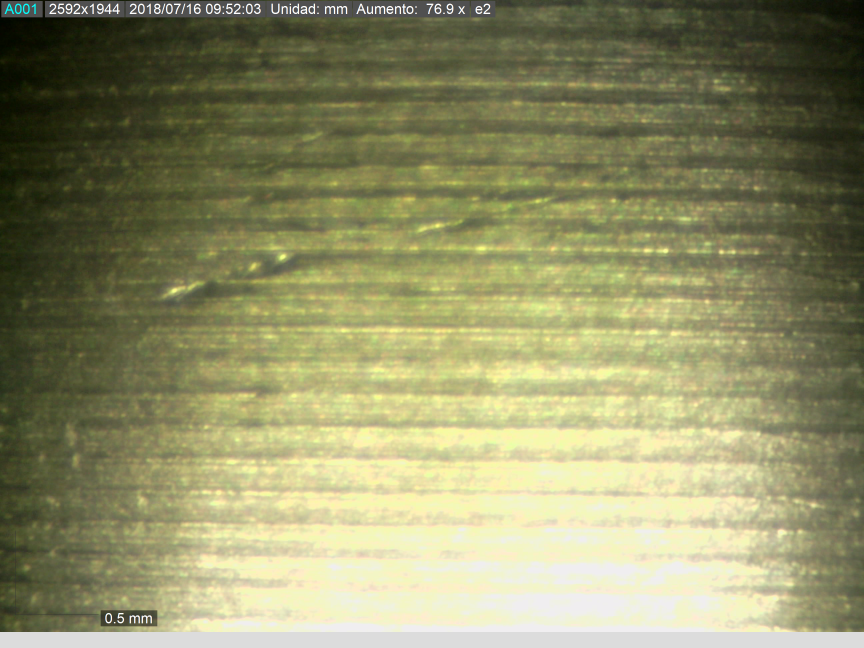
#> input picture Gargon/data/figura1_exterior1_0.tif, 2592 x 1944 px (shown at 1/3 size); its folder holds only this picture in this run
$ python roughness_classifier.py   (older library calls are emulated)
#> lines starting #> are read from the running program, lines starting #| are printed output that depends on the picture
"""
Roughness Surface Classifier
Script untuk menganalisis, mengklasifikasi, dan memisahkan gambar permukaan
berdasarkan tingkat kekasaran (kasar vs halus) menggunakan GLCM dan LBP

Author: Nouzen
Date: 2026
"""

import cv2
import numpy as np
import pandas as pd
import matplotlib.pyplot as plt
from pathlib import Path
from skimage.feature import graycomatrix, graycoprops, local_binary_pattern
from skimage import img_as_ubyte
import json
from tqdm import tqdm
import shutil
import warnings
warnings.filterwarnings('ignore')


# ============================================================================
# CONFIGURATION & PATHS
# ============================================================================

PROJECT_ROOT = Path(__file__).parent.parent
DATA_FOLDER = PROJECT_ROOT / "data"
ROUGHNESS_KASAR_FOLDER = DATA_FOLDER / "roughness_kasar"
ROUGHNESS_HALUS_FOLDER = DATA_FOLDER / "roughness_halus"
ANALYSIS_OUTPUT_FOLDER = PROJECT_ROOT / "analysis_results"

# Buat folder output jika belum ada
ANALYSIS_OUTPUT_FOLDER.mkdir(exist_ok=True)

# File hasil analisis
ANALYSIS_CSV = ANALYSIS_OUTPUT_FOLDER / "texture_analysis_results.csv"
ANALYSIS_JSON = ANALYSIS_OUTPUT_FOLDER / "texture_analysis_detailed.json"
CLASSIFICATION_REPORT = ANALYSIS_OUTPUT_FOLDER / "classification_report.txt"


# ============================================================================
# 1. FEATURE EXTRACTION FUNCTIONS (dari texture_analyzer.py)
# ============================================================================

def extract_glcm_features(image_gray, distances=[1], angles=[0, np.pi/4, np.pi/2, 3*np.pi/4]):
    """Ekstraksi fitur GLCM"""
    image_gray = img_as_ubyte(image_gray)
    glcm = graycomatrix(image_gray, distances=distances, angles=angles,
                        levels=256, symmetric=True, normed=True)

    contrast = graycoprops(glcm, 'contrast').mean()
    homogeneity = graycoprops(glcm, 'homogeneity').mean()
    energy = graycoprops(glcm, 'energy').mean()
    correlation = graycoprops(glcm, 'correlation').mean()

    return {
        'Contrast': contrast,
        'Homogeneity': homogeneity,
        'Energy': energy,
        'Correlation': correlation
    }


def extract_lbp_features(image_gray, radius=1, n_points=8, method='uniform'):
    """Ekstraksi fitur LBP"""
    image_gray = img_as_ubyte(image_gray)
    lbp_map = local_binary_pattern(image_gray, n_points, radius, method=method)

    lbp_hist, _ = np.histogram(lbp_map.ravel(),
                               bins=np.arange(0, n_points + 3),
                               range=(0, n_points + 2))
    lbp_hist = lbp_hist.astype(float) / lbp_hist.sum()

    lbp_mean = np.mean(lbp_map)
    lbp_std = np.std(lbp_map)
    lbp_entropy = -np.sum(lbp_hist[lbp_hist > 0] * np.log2(lbp_hist[lbp_hist > 0]))

    return {
        'LBP_Mean': lbp_mean,
        'LBP_Std': lbp_std,
        'LBP_Entropy': lbp_entropy
    }


def preprocess_image(image_path, target_size=(256, 256)):
    """Preprocessing gambar"""
    img = cv2.imread(str(image_path), cv2.IMREAD_GRAYSCALE)

    if img is None:
        return None

    if target_size is not None:
        img = cv2.resize(img, (target_size[1], target_size[0]),
                        interpolation=cv2.INTER_AREA)

    return img


# ============================================================================
# 2. ROUGHNESS CLASSIFICATION
# ============================================================================

def classify_roughness(glcm_features, lbp_features):
    """
    Klasifikasi tingkat kekasaran berdasarkan fitur GLCM dan LBP.

    Logika:
    - KASAR: Contrast tinggi, Energy rendah, LBP Entropy tinggi
    - HALUS: Contrast rendah, Energy tinggi, LBP Entropy rendah, Homogeneity tinggi

    Returns:
    --------
    classification : str ('kasar' atau 'halus')
    confidence : float (0.0 - 1.0)
    """

    # Ekstrak fitur kunci
    contrast = glcm_features['Contrast']
    homogeneity = glcm_features['Homogeneity']
    energy = glcm_features['Energy']
    lbp_entropy = lbp_features['LBP_Entropy']
    lbp_std = lbp_features['LBP_Std']

    # Hitung scoring untuk kasar dan halus
    # Permukaan KASAR: tinggi contrast, rendah homogeneity, tinggi LBP entropy
    roughness_score = (contrast * 0.4) + (lbp_entropy * 0.3) + (lbp_std * 0.3)

    # Permukaan HALUS: rendah contrast, tinggi homogeneity, rendah LBP entropy
    smoothness_score = (homogeneity * 0.4) + (energy * 0.3) + ((1 - lbp_entropy/10) * 0.3)

    # Normalisasi dan tentukan klasifikasi
    total_score = roughness_score + smoothness_score
    if total_score == 0:
        confidence = 0.5
        classification = 'unknown'
    else:
        roughness_prob = roughness_score / total_score
        confidence = max(roughness_prob, 1 - roughness_prob)
        classification = 'kasar' if roughness_prob > 0.5 else 'halus'

    return classification, confidence


def analyze_all_images(verbose=True):
    """
    Analisis semua gambar di folder data dan klasifikasikan berdasarkan kekasaran.

    Returns:
    --------
    results_df : DataFrame dengan hasil analisis semua gambar
    """

    # Cari semua gambar
    image_files = list(DATA_FOLDER.glob("*.tif")) + \
                  list(DATA_FOLDER.glob("*.jpg")) + \
                  list(DATA_FOLDER.glob("*.png"))

    # Filter gambar di subfolder
    image_files = [f for f in image_files
                  if not f.parent.name.startswith('roughness_')]

    image_files = sorted(image_files)

    if verbose:
        print(f"\n{'='*70}")
        print(f"SURFACE ROUGHNESS CLASSIFICATION SYSTEM")
        print(f"{'='*70}")
        print(f"\n[INFO] Ditemukan {len(image_files)} gambar untuk dianalisis\n")

    results = []

    # Iterate setiap gambar
    for idx, image_path in enumerate(tqdm(image_files, desc="Processing images")):
        try:
            # Preprocessing
            img_gray = preprocess_image(image_path)
            if img_gray is None:
                continue

            # Ekstrak fitur
            glcm_features = extract_glcm_features(img_gray)
            lbp_features = extract_lbp_features(img_gray)

            # Klasifikasi
            classification, confidence = classify_roughness(glcm_features, lbp_features)

            # Simpan hasil
            result = {
                'Filename': image_path.name,
                'FilePath': str(image_path),
                'Classification': classification,
                'Confidence': confidence,
                'GLCM_Contrast': glcm_features['Contrast'],
                'GLCM_Homogeneity': glcm_features['Homogeneity'],
                'GLCM_Energy': glcm_features['Energy'],
                'GLCM_Correlation': glcm_features['Correlation'],
                'LBP_Mean': lbp_features['LBP_Mean'],
                'LBP_Std': lbp_features['LBP_Std'],
                'LBP_Entropy': lbp_features['LBP_Entropy']
            }
            results.append(result)

        except Exception as e:
            if verbose:
                print(f"Error processing {image_path.name}: {str(e)}")
            continue

    # Convert ke DataFrame
    results_df = pd.DataFrame(results)

    if verbose:
        print(f"\n✓ Analisis selesai untuk {len(results)} gambar\n")

    return results_df


# ============================================================================
# 3. ORGANIZE & COPY IMAGES
# ============================================================================

def organize_classified_images(results_df, verbose=True):
    """
    Copy/organize gambar ke folder berdasarkan klasifikasi (kasar/halus).
    """

    if verbose:
        print("\n[ORGANIZING] Memisahkan gambar ke folder berdasarkan klasifikasi...\n")

    kasar_count = 0
    halus_count = 0

    for idx, row in results_df.iterrows():
        source_path = Path(row['FilePath'])
        classification = row['Classification']

        # Tentukan folder tujuan
        if classification == 'kasar':
            dest_folder = ROUGHNESS_KASAR_FOLDER
            kasar_count += 1
        elif classification == 'halus':
            dest_folder = ROUGHNESS_HALUS_FOLDER
            halus_count += 1
        else:
            continue

        # Copy gambar
        dest_path = dest_folder / source_path.name
        if not dest_path.exists():
            shutil.copy2(source_path, dest_path)

    if verbose:
        print(f"✓ Gambar KASAR: {kasar_count} file → {ROUGHNESS_KASAR_FOLDER.name}/")
        print(f"✓ Gambar HALUS: {halus_count} file → {ROUGHNESS_HALUS_FOLDER.name}/")
        print(f"✓ Total: {kasar_count + halus_count} file terorganisir\n")

    return kasar_count, halus_count


# ============================================================================
# 4. GENERATE REPORTS
# ============================================================================

def generate_reports(results_df, kasar_count, halus_count, verbose=True):
    """
    Generate laporan analisis dalam format CSV, JSON, dan TXT.
    """

    if verbose:
        print("[REPORTING] Membuat laporan analisis...\n")

    # ---- SAVE CSV ----
    results_df.to_csv(ANALYSIS_CSV, index=False)
    if verbose:
        print(f"✓ CSV Report: {ANALYSIS_CSV}")

    # ---- SAVE JSON ----
    results_json = {
        'metadata': {
            'total_images': len(results_df),
            'kasar_count': kasar_count,
            'halus_count': halus_count,
            'unknown_count': len(results_df) - kasar_count - halus_count
        },
        'statistics': {
            'GLCM_Contrast_Mean': float(results_df['GLCM_Contrast'].mean()),
            'GLCM_Contrast_Std': float(results_df['GLCM_Contrast'].std()),
            'GLCM_Homogeneity_Mean': float(results_df['GLCM_Homogeneity'].mean()),
            'GLCM_Energy_Mean': float(results_df['GLCM_Energy'].mean()),
            'LBP_Entropy_Mean': float(results_df['LBP_Entropy'].mean()),
            'Average_Confidence': float(results_df['Confidence'].mean())
        },
        'results': results_df.to_dict(orient='records')
    }

    with open(ANALYSIS_JSON, 'w') as f:
        json.dump(results_json, f, indent=2)
    if verbose:
        print(f"✓ JSON Report: {ANALYSIS_JSON}")

    # ---- SAVE TEXT REPORT ----
    with open(CLASSIFICATION_REPORT, 'w') as f:
        f.write("="*70 + "\n")
        f.write("SURFACE ROUGHNESS CLASSIFICATION REPORT\n")
        f.write("="*70 + "\n\n")

        f.write("SUMMARY\n")
        f.write("-"*70 + "\n")
        f.write(f"Total Images Analyzed:  {len(results_df)}\n")
        f.write(f"Rough (Kasar):          {kasar_count} ({100*kasar_count/len(results_df):.1f}%)\n")
        f.write(f"Smooth (Halus):         {halus_count} ({100*halus_count/len(results_df):.1f}%)\n")
        f.write(f"Unknown:                {len(results_df)-kasar_count-halus_count}\n\n")

        f.write("FEATURE STATISTICS\n")
        f.write("-"*70 + "\n")
        f.write(f"GLCM Contrast       - Mean: {results_df['GLCM_Contrast'].mean():.6f}, Std: {results_df['GLCM_Contrast'].std():.6f}\n")
        f.write(f"GLCM Homogeneity    - Mean: {results_df['GLCM_Homogeneity'].mean():.6f}, Std: {results_df['GLCM_Homogeneity'].std():.6f}\n")
        f.write(f"GLCM Energy         - Mean: {results_df['GLCM_Energy'].mean():.6f}, Std: {results_df['GLCM_Energy'].std():.6f}\n")
        f.write(f"LBP Entropy         - Mean: {results_df['LBP_Entropy'].mean():.6f}, Std: {results_df['LBP_Entropy'].std():.6f}\n")
        f.write(f"Avg Confidence      - {results_df['Confidence'].mean():.6f}\n\n")

        # High-confidence classifications
        f.write("HIGH-CONFIDENCE CLASSIFICATIONS (>80%)\n")
        f.write("-"*70 + "\n")
        high_conf = results_df[results_df['Confidence'] > 0.80]
        f.write(f"Kasar (High Conf):   {len(high_conf[high_conf['Classification']=='kasar'])} images\n")
        f.write(f"Halus (High Conf):   {len(high_conf[high_conf['Classification']=='halus'])} images\n\n")

        # Detailed results
        f.write("DETAILED CLASSIFICATION RESULTS\n")
        f.write("-"*70 + "\n")
        for idx, row in results_df.iterrows():
            f.write(f"{row['Filename']:<40} | {row['Classification']:<8} | Conf: {row['Confidence']:.2%}\n")

    if verbose:
        print(f"✓ Text Report: {CLASSIFICATION_REPORT}")
        print()


# ============================================================================
# 5. VISUALIZATION
# ============================================================================

def create_visualization(results_df, verbose=True):
    """
    Buat visualisasi hasil klasifikasi menggunakan matplotlib.
    """

    if verbose:
        print("[VISUALIZATION] Membuat visualisasi hasil analisis...\n")

    fig, axes = plt.subplots(2, 3, figsize=(16, 10))
    fig.suptitle('Surface Roughness Classification Analysis',
                 fontsize=16, fontweight='bold')

    # ---- Plot 1: Distribution of Classifications ----
    classification_counts = results_df['Classification'].value_counts()
    colors_pie = ['#FF6B6B' if x == 'kasar' else '#4ECDC4' for x in classification_counts.index]
    axes[0, 0].pie(classification_counts.values, labels=classification_counts.index,
                    autopct='%1.1f%%', colors=colors_pie, startangle=90)
    axes[0, 0].set_title('Distribution of Classifications', fontweight='bold')

    # ---- Plot 2: Contrast vs Homogeneity ----
    kasar = results_df[results_df['Classification'] == 'kasar']
    halus = results_df[results_df['Classification'] == 'halus']
    axes[0, 1].scatter(kasar['GLCM_Contrast'], kasar['GLCM_Homogeneity'],
                      alpha=0.6, s=100, c='#FF6B6B', label='Kasar')
    axes[0, 1].scatter(halus['GLCM_Contrast'], halus['GLCM_Homogeneity'],
                      alpha=0.6, s=100, c='#4ECDC4', label='Halus')
    axes[0, 1].set_xlabel('GLCM Contrast')
    axes[0, 1].set_ylabel('GLCM Homogeneity')
    axes[0, 1].set_title('Contrast vs Homogeneity', fontweight='bold')
    axes[0, 1].legend()
    axes[0, 1].grid(True, alpha=0.3)

    # ---- Plot 3: Confidence Distribution ----
    axes[0, 2].hist(results_df['Confidence'], bins=20, color='#95E1D3', edgecolor='black')
    axes[0, 2].axvline(results_df['Confidence'].mean(), color='red',
                       linestyle='--', label=f'Mean: {results_df["Confidence"].mean():.2f}')
    axes[0, 2].set_xlabel('Confidence Score')
    axes[0, 2].set_ylabel('Frequency')
    axes[0, 2].set_title('Classification Confidence Distribution', fontweight='bold')
    axes[0, 2].legend()
    axes[0, 2].grid(True, alpha=0.3, axis='y')

    # ---- Plot 4: GLCM Contrast Distribution ----
    axes[1, 0].hist(kasar['GLCM_Contrast'], bins=15, alpha=0.7, label='Kasar', color='#FF6B6B')
    axes[1, 0].hist(halus['GLCM_Contrast'], bins=15, alpha=0.7, label='Halus', color='#4ECDC4')
    axes[1, 0].set_xlabel('GLCM Contrast')
    axes[1, 0].set_ylabel('Frequency')
    axes[1, 0].set_title('GLCM Contrast by Classification', fontweight='bold')
    axes[1, 0].legend()
    axes[1, 0].grid(True, alpha=0.3, axis='y')

    # ---- Plot 5: LBP Entropy Distribution ----
    axes[1, 1].hist(kasar['LBP_Entropy'], bins=15, alpha=0.7, label='Kasar', color='#FF6B6B')
    axes[1, 1].hist(halus['LBP_Entropy'], bins=15, alpha=0.7, label='Halus', color='#4ECDC4')
    axes[1, 1].set_xlabel('LBP Entropy')
    axes[1, 1].set_ylabel('Frequency')
    axes[1, 1].set_title('LBP Entropy by Classification', fontweight='bold')
    axes[1, 1].legend()
    axes[1, 1].grid(True, alpha=0.3, axis='y')

    # ---- Plot 6: Feature Comparison Box Plot ----
    feature_data = [
        kasar['GLCM_Contrast'].values,
        halus['GLCM_Contrast'].values,
        kasar['LBP_Entropy'].values,
        halus['LBP_Entropy'].values
    ]
    bp = axes[1, 2].boxplot(feature_data, labels=['Kasar\nContrast', 'Halus\nContrast',
                                                   'Kasar\nEntropy', 'Halus\nEntropy'])
    axes[1, 2].set_title('Feature Comparison', fontweight='bold')
    axes[1, 2].grid(True, alpha=0.3, axis='y')

    plt.tight_layout()

    # Simpan visualisasi
    viz_path = ANALYSIS_OUTPUT_FOLDER / "classification_visualization.png"
    plt.savefig(viz_path, dpi=150, bbox_inches='tight')

    if verbose:
        print(f"✓ Visualization saved: {viz_path}\n")

    plt.show()


# ============================================================================
# 6. MAIN PIPELINE
# ============================================================================

def run_classification_pipeline(verbose=True):
    """
    Jalankan pipeline klasifikasi kekasaran permukaan lengkap.
    """

    try:
        # 1. Analisis semua gambar
        results_df = analyze_all_images(verbose=verbose)
#> in preprocess_image, `img = cv2.imread(str(image_path), cv2.IMREAD_GRAYSCALE)`:
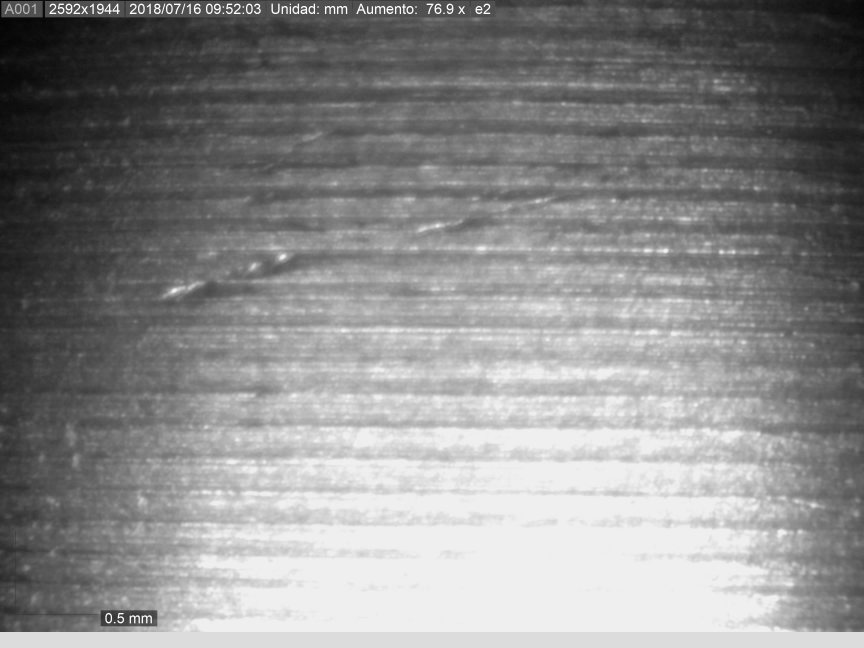
#> img: shape (1944, 2592) (shown at 1/3 size); min 0, max 255, mean 138.9
#> in preprocess_image, `img = cv2.resize(img, (target_size[1], target_size[0]), interpolation=..`:
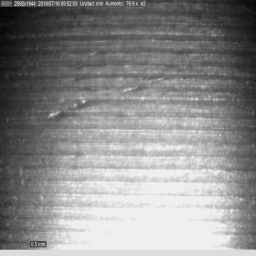
#> img: shape (256, 256); min 4, max 239, mean 138.9
#> in extract_glcm_features, `contrast = graycoprops(glcm, 'contrast').mean()`: contrast = 102.8
#> in extract_glcm_features, `homogeneity = graycoprops(glcm, 'homogeneity').mean()`: homogeneity = 0.262
#> in extract_glcm_features, `energy = graycoprops(glcm, 'energy').mean()`: energy = 0.0852
#> in extract_glcm_features, `correlation = graycoprops(glcm, 'correlation').mean()`: correlation = 0.988
#> in analyze_all_images, `glcm_features = extract_glcm_features(img_gray)`: glcm_features = {'Contrast': 102.8, 'Homogeneity': 0.262, 'Energy': 0.0852, 'Correlation': 0.988}
#> in extract_lbp_features, `lbp_map = local_binary_pattern(image_gray, n_points, radius, method=me..`:
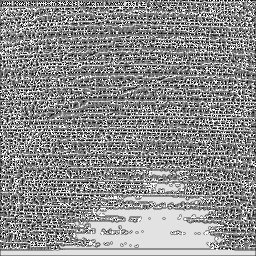
#> lbp_map: shape (256, 256) float64; min 0, max 9, mean 5.01; drawn with min black and max white
#> in extract_lbp_features, `lbp_hist, _ = np.histogram(lbp_map.ravel(), bins=np.arange(0, n_points..`: lbp_hist = [2661, 3825, 3661, 7902, 10745, 11061, 5770, 4590, 9179, 6142]
#> in extract_lbp_features, `lbp_hist = lbp_hist.astype(float) / lbp_hist.sum()`: lbp_hist = [0.0406, 0.0584, 0.0559, 0.121, 0.164, 0.169, 0.088, 0.07, 0.14, 0.0937]
#> in extract_lbp_features, `lbp_mean = np.mean(lbp_map)`: lbp_mean = 5.01
#> in extract_lbp_features, `lbp_std = np.std(lbp_map)`: lbp_std = 2.5
#> in extract_lbp_features, `lbp_entropy = -np.sum(lbp_hist[lbp_hist > 0] * np.log2(lbp_hist[lbp_hi..`: lbp_entropy = 3.18
#> in analyze_all_images, `lbp_features = extract_lbp_features(img_gray)`: lbp_features = {'LBP_Mean': 5.01, 'LBP_Std': 2.5, 'LBP_Entropy': 3.18}
#> in classify_roughness, `contrast = glcm_features['Contrast']`: contrast = 102.8
#> in classify_roughness, `homogeneity = glcm_features['Homogeneity']`: homogeneity = 0.262
#> in classify_roughness, `energy = glcm_features['Energy']`: energy = 0.0852
#> in classify_roughness, `lbp_entropy = lbp_features['LBP_Entropy']`: lbp_entropy = 3.18
#> in classify_roughness, `lbp_std = lbp_features['LBP_Std']`: lbp_std = 2.5
#> in classify_roughness, `roughness_score = (contrast * 0.4) + (lbp_entropy * 0.3) + (lbp_std * ..`: roughness_score = 42.83
#> in classify_roughness, `smoothness_score = (homogeneity * 0.4) + (energy * 0.3) + ((1 - lbp_en..`: smoothness_score = 0.335
#> in classify_roughness, `total_score = roughness_score + smoothness_score`: total_score = 43.16
#> in classify_roughness, `roughness_prob = roughness_score / total_score`: roughness_prob = 0.992
#> in classify_roughness, `classification = 'kasar' if roughness_prob > 0.5 else 'halus'`: classification = 'kasar'
#> in analyze_all_images, `classification, confidence = classify_roughness(glcm_features, lbp_fea..`: confidence = 0.992
#> in analyze_all_images, `results_df = pd.DataFrame(results)`: results_df = table of 1 rows and 11 columns
#| ✓ Analisis selesai untuk 1 gambar
#> results_df = table of 1 rows and 11 columns

        # 2. Organisir gambar ke folder
        kasar_count, halus_count = organize_classified_images(results_df, verbose=verbose)
#> kasar_count = 1; halus_count = 0

        # 3. Generate laporan
        generate_reports(results_df, kasar_count, halus_count, verbose=verbose)

        # 4. Buat visualisasi
        create_visualization(results_df, verbose=verbose)
#> in create_visualization, `plt.savefig(viz_path, dpi=150, bbox_inches='tight')`:
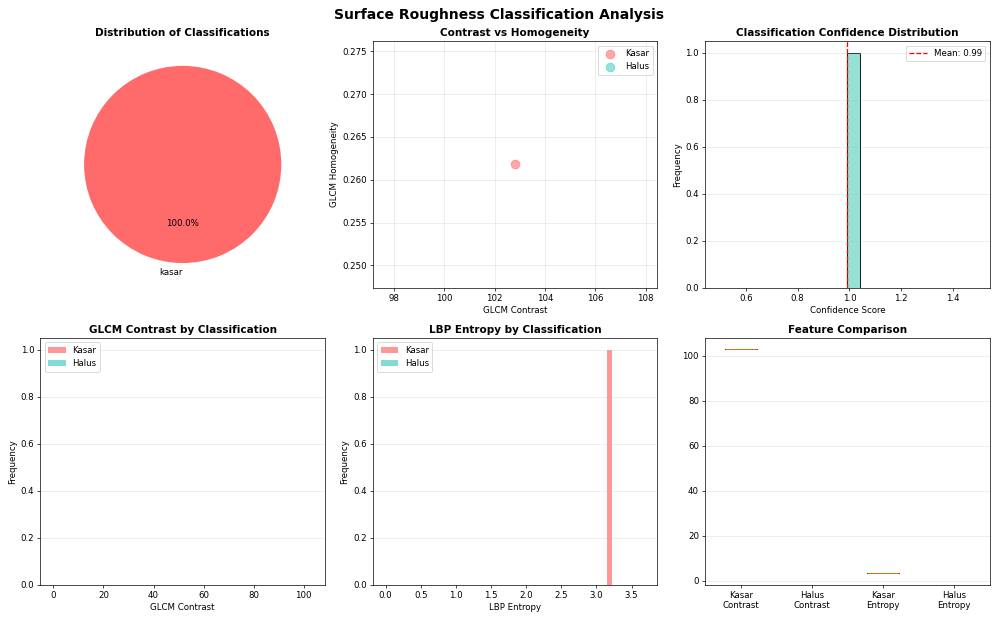
#> figure drawn by matplotlib, 6 panels; panel 3: tallest bar 1 high, from x = 0.992 to 1.04; panel 4: tallest bar 1 high, from x = 102.8 to 102.8; panel 5: tallest bar 1 high, from x = 3.15 to 3.22

        # Summary
        if verbose:
            print("="*70)
            print("✓ CLASSIFICATION PIPELINE COMPLETED SUCCESSFULLY")
            print("="*70)
            print(f"\nResults Location:")
            print(f"  • Kasar images:  {ROUGHNESS_KASAR_FOLDER}")
            print(f"  • Halus images:  {ROUGHNESS_HALUS_FOLDER}")
            print(f"  • Analysis data: {ANALYSIS_OUTPUT_FOLDER}")
            print()

        return results_df

    except Exception as e:
        print(f"\n❌ Error during classification pipeline: {str(e)}")
        import traceback
        traceback.print_exc()
        return None


# ============================================================================
# MAIN EXECUTION
# ============================================================================

if __name__ == "__main__":
    """
    Main entry point untuk roughness classification system.
    """

    results_df = run_classification_pipeline(verbose=True)
#> results_df = table of 1 rows and 11 columns

    if results_df is not None:
        print("\nPress ENTER to exit...")
        input()
